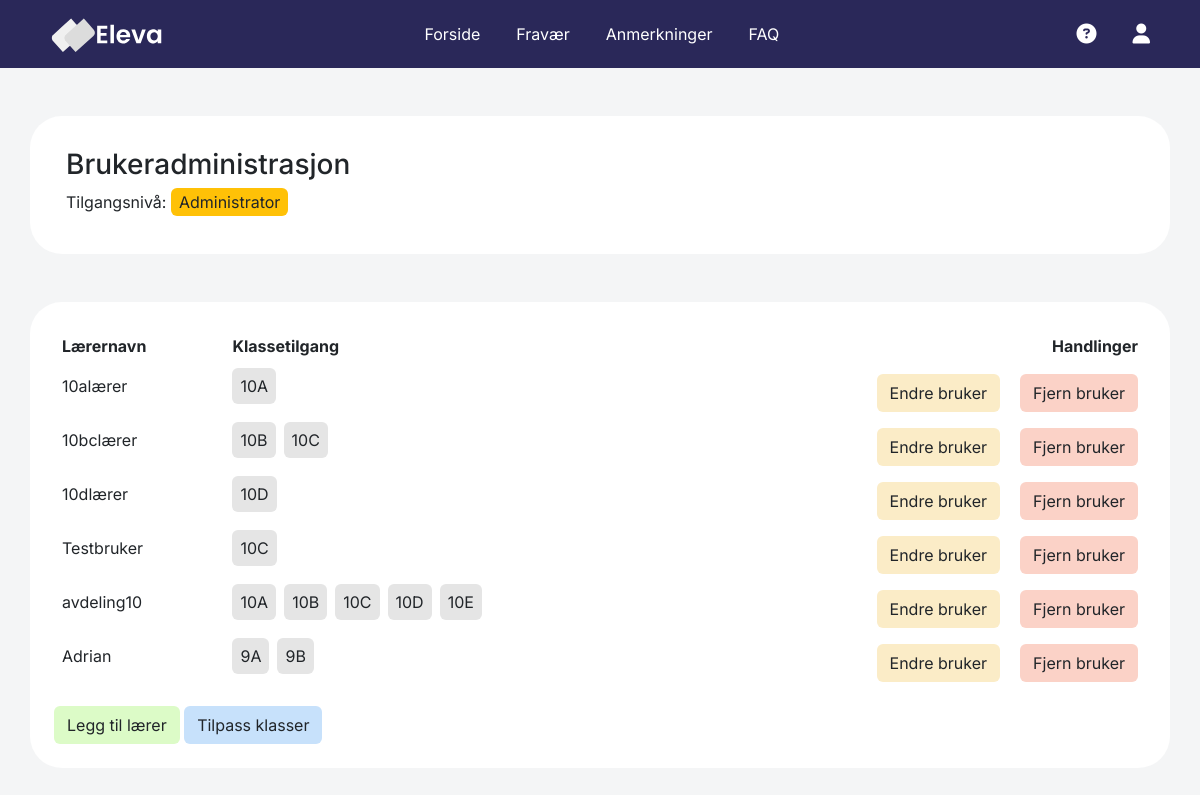
/user_management/user_management.php (signed in), run on the app's committed database.
### tables this page shows
CREATE TABLE `users` (
  `id` int(50) NOT NULL,
  `username` varchar(50) NOT NULL,
  `mail` varchar(50) NOT NULL,
  `password` varchar(200) NOT NULL,
  `access` varchar(200) NOT NULL
);

CREATE TABLE `classes` (
  `id` int(50) NOT NULL,
  `class_name` varchar(50) NOT NULL
);

### user_management/user_management.php (the view, shortened to what this page needs)
<?php
include "../db_conn.php";
$queryTeachers = "SELECT id, username, access FROM users";
$resultTeachers = mysqli_query($conn, $queryTeachers);
$queryClasses = "SELECT id, class_name FROM classes";
$resultClasses = mysqli_query($conn, $queryClasses);
$teachers = [];
while ($rowTeacher = mysqli_fetch_assoc($resultTeachers)) {
    $teachers[] = $rowTeacher;
}
$classes = [];
while ($rowClass = mysqli_fetch_assoc($resultClasses)) {
    $classes[] = $rowClass;
}
?>
<!DOCTYPE html>
<html lang="en">
<head>
    <link href="https://cdn.jsdelivr.net/npm/bootstrap@5.2.3/dist/css/bootstrap.min.css"
        rel="stylesheet"
>
    <link rel="stylesheet"
        href="https://cdnjs.cloudflare.com/ajax/libs/font-awesome/6.4.0/css/all.min.css"
 />
    <link rel="stylesheet" href="../style.css"/>
</head>
<body>
<nav class="fs-6 mb-5 text-dark custom-navlinks">
    <div class="container d-flex justify-content-between align-items-center">
        <a href="../index.php">
            <div>
                <img id="logo" src="../images/eleva_alt_text_logo.svg" alt="Eleva" class="px-2"></img>
            </div>
        </a>
        <div class="d-flex d-lg-flex fs-6">
            <a href="../index.php" class="nav-link" style="display: inline-block; margin-right: 20px;">Forside</a>
            <a href="../absence/absence.php" class="nav-link" style="display: inline-block; margin-right: 20px;">Fravær</a>
            <a href="../annotation/annotation.php" class="nav-link" style="display: inline-block; margin-right: 20px;">Anmerkninger</a>
            <a href="../faq/faq.php" class="nav-link" style="display: inline-block;">FAQ</a>
        </div>
        <div class="d-flex align-items-center">
            <div class="dropdown fs-5">
                <a class="nav-link dropdown-toggle-no-caret" id="navbarDropdown" role="button" data-bs-toggle="dropdown" aria-haspopup="true" aria-expanded="false" style="margin-right: 20px;">
                </a>
            </div>
            <div class="dropdown fs-5">
                <a class="nav-link dropdown-toggle-no-caret" id="navbarDropdown" role="button" data-bs-toggle="dropdown" aria-haspopup="true" aria-expanded="false" style="margin-right: 20px;">
                    <i class="fas fa-circle-question"></i>
                </a>
            </div>
            <div class="dropdown fs-5">
                <a class="nav-link dropdown-toggle-no-caret" id="navbarDropdown" role="button" data-bs-toggle="dropdown" aria-haspopup="true" aria-expanded="false">
                    <i class="fas fa-user"></i>
                </a>
            </div>
        </div>
    </div>
</nav>
<div class="container bg-white p-4 rounded-5 mb-5">
    <div class="container">
        <h3 class="my-2">Brukeradministrasjon</h3>
        <div class="d-flex justify-content-between align-items-center">
            <p>Tilgangsnivå: <span class="bg-warning rounded p-1 px-2 text-center">Administrator</span></p>
        </div>
    </div>
</div>
<div class="container bg-white p-4 rounded-5 mb-5">
    <table class="table table-bordered">
    <thead>
        <tr>
            <th>Lærernavn</th>
            <th>Klassetilgang</th>
            <th class="text-end">Handlinger</th>
        </tr>
    </thead>
    <tbody>
    <?php foreach ($teachers as $teacher) : ?>
        <?php
        $accessLevels = explode('-', $teacher['access']);
        if (in_array('*', $accessLevels)) {
            continue;
        }
        ?>
        <tr>
            <td style="border-radius: 10px;"><?php echo $teacher['username']; ?></td>
            <td style="border-radius: 10px;">
                <?php
                $classNames = [];
                foreach ($accessLevels as $key => $accessLevel) {
                    foreach ($classes as $class) {
                        if ($accessLevel == $class['id']) {
                            $classNames[] = '<span class="p-2 rounded-2" style="background-color: #E5E5E5;">' . $class['class_name'] . '</span>';
                            if ($key < count($accessLevels) - 1) {
                                $classNames[] = '<span class="p-1"></span>';
                            }
                        }
                    }
                }
                echo implode('', $classNames);
                ?>
            </td>
            <td class="text-end">
                <div class="btn-group">
                    <a href="edit_user.php?id=<?php echo $teacher['id']; ?>" class="btn rounded-end" style="background-color: #FBECC7;margin-right: 20px;">Endre bruker</a>
                    <form method="post" action="delete_user.php?id=<?php echo $teacher['id']; ?>">
                        <button type="submit" class="btn" style="background-color:#FBD2C7;">Fjern bruker</button>
                    </form>
                </div>
            </td>
        </tr>
    <?php endforeach; ?>
</tbody>
    </table>
    <tr>
        <td>
            <a href="add_user.php">
                <button type="submit" class="btn" style="background-color: #DCFBC7;">Legg til lærer</button>
            </a>
        </td>
        <td>
            <a href="add_class.php">
                <button type="submit" class="btn" style="background-color: #C7E1FB;">Tilpass klasser</button>
            </a>
        </td>
    </tr>
  </div>
</body>
</html>

### style.css (style rules this page uses)
* { font-family: 'Inter', sans-serif; }
body { background-color: #F4F5F6; }
html { scroll-behavior: smooth; }
.nav-link { color: #FFF; padding: 4px; padding-right: 8px; padding-left: 8px; border-radius: 5px; }
.custom-navlinks { background-color: #2A2859; padding: 15px; }
img { height: 35px; width: auto; }
table.table tr:nth-child(odd) { background-color: #f2f2f8; }
table.table tr:nth-child(even) { background-color: #ffffff; }
a { color: #000000; text-decoration: none; }

### user_management/user_management.php (style rules this page uses)
.table { border-collapse: collapse; }
.table th, .table td { border: none; }
.table tbody td { border-top: none; }
table.table tr:nth-child(odd) { background-color: #FFFFFF; border: none; }
table.table tr:nth-child(even) { background-color: #FFFFFF; border: none; }
@media (min-width: 769px) { .table th:nth-child(2), .table td:nth-child(2) { display: table-cell; } }

### data on the page
users: username "10alærer"
classes: class_name "10A"
users: username "10bclærer"
classes: class_name "10B"
classes: class_name "10C"
users: username "10dlærer"
classes: class_name "10D"
users: username "Testbruker"
users: username "avdeling10"
classes: class_name "10E"
users: username "Adrian"
classes: class_name "9A"
classes: class_name "9B"
